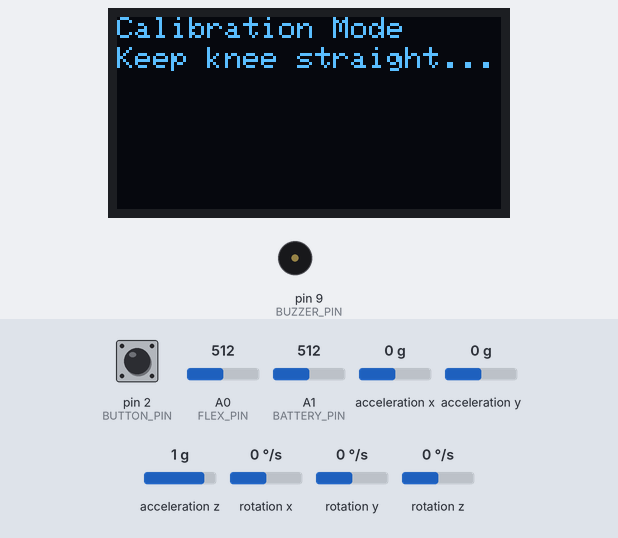
Recording of a sketch running on a simulated Arduino Uno, built with avr-gcc and run on an emulated ATmega328P. Shown: 128×64 one-colour display, buzzer (waves = sounding). The inputs (shaded band) are chosen by the test bench; at power-on: pin 2 (BUTTON_PIN) HIGH, A1 (BATTERY_PIN) = 512, acceleration x 0 g, A0 (FLEX_PIN) = 512, acceleration y 0 g, acceleration z 1 g, rotation x 0 °/s, rotation y 0 °/s, rotation z 0 °/s. Storage starts empty.

Above: at 3.3 s.
3.4 s: pin 2 (BUTTON_PIN) pulled LOW for 3 s
At 4.5 s:
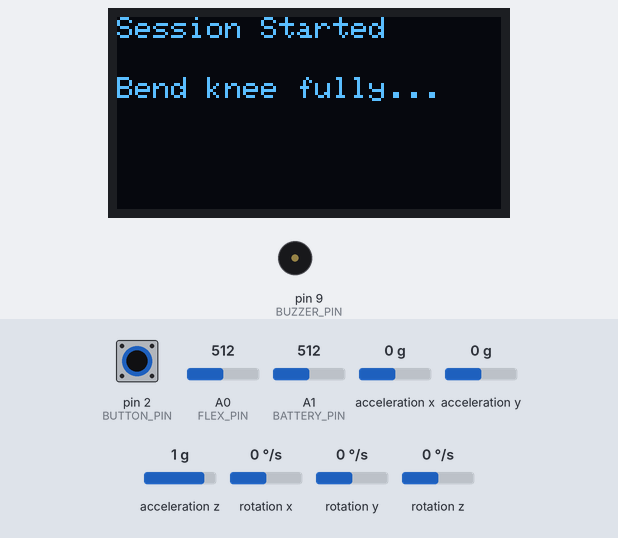
9.7 s: pin 2 (BUTTON_PIN) pulled LOW for 3 s
At 10.8 s:
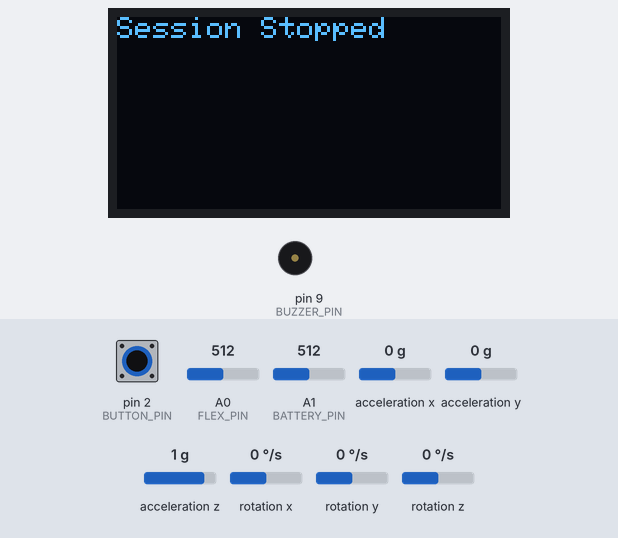
14.2 s: pin 2 (BUTTON_PIN) pulsed LOW 5 times (0.12 s each, 0.3 s apart)
At 17.5 s:
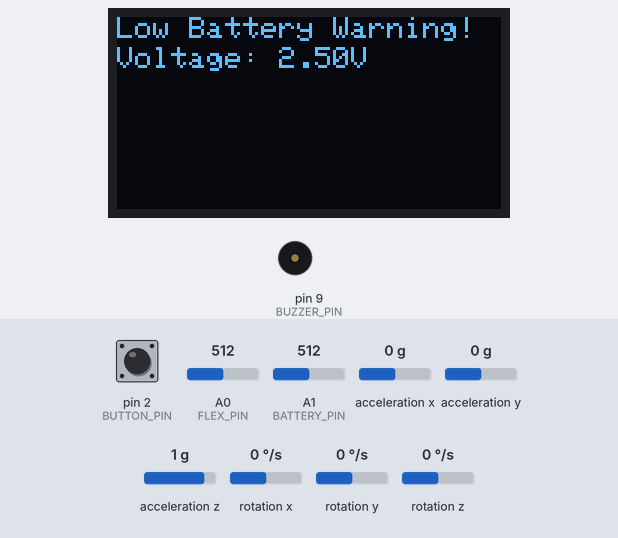
17.9 s: A1 (BATTERY_PIN) set to 705
At 18.33 s:
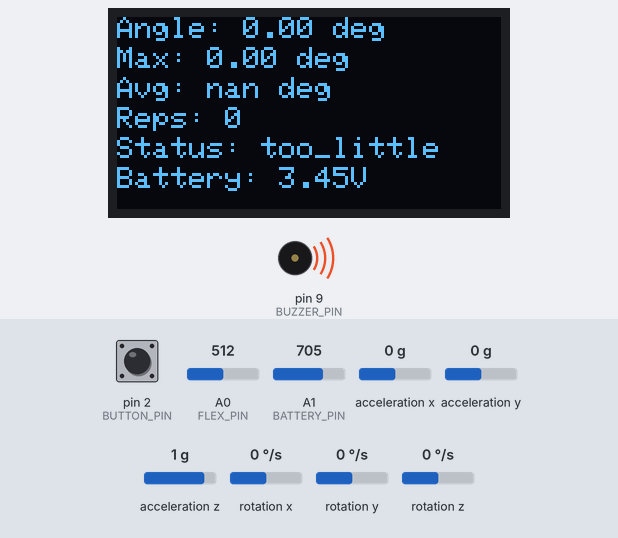
21.6 s: A1 (BATTERY_PIN) set to 730
At 22.46 s:
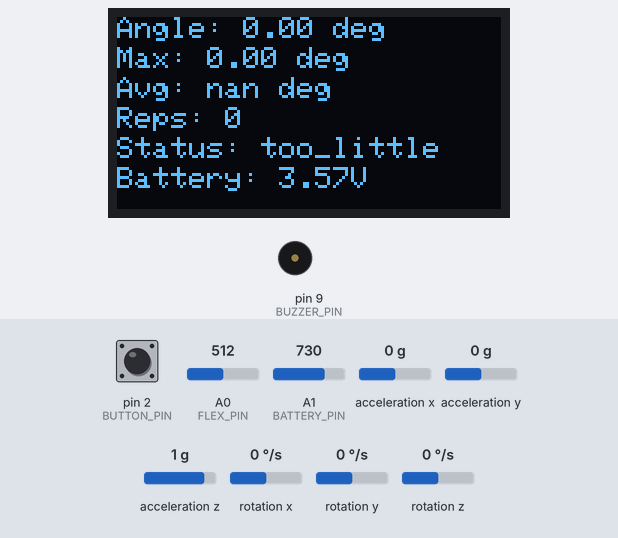
25.3 s: acceleration x set to -1.4 g
At 25.89 s:
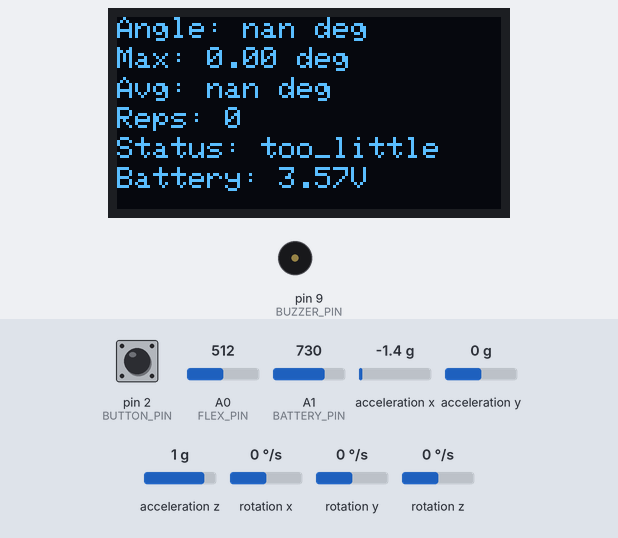
Timing chart, 0 to 30.0 s (numbered marks = the images above; inputs shaded):
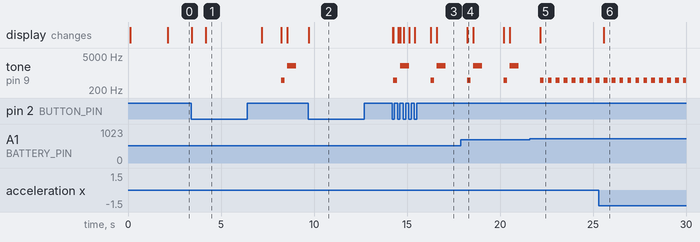

The sketch:

knee.flex_iq.ino
```cpp
#include <Wire.h>
#include <Adafruit_GFX.h>
#include <Adafruit_SSD1306.h>
#include <MPU6050.h>
#include <SPI.h>
#include <SD.h>
#include <SoftwareSerial.h>

#define FLEX_PIN A0
#define BUTTON_PIN 2
#define BUZZER_PIN 9
#define SD_CS_PIN 10
#define BT_RX 11
#define BT_TX 12
#define SCREEN_WIDTH 128
#define SCREEN_HEIGHT 64
#define OLED_RESET -1
#define BATTERY_PIN A1
#define MAX_REPS 20
#define WINDOW_SIZE 10

Adafruit_SSD1306 display(SCREEN_WIDTH, SCREEN_HEIGHT, &Wire, OLED_RESET);
MPU6050 mpu;
SoftwareSerial bluetooth(BT_RX, BT_TX);

int flexValue;
float angle;
float maxAngle = 0;
float avgAngle = 0;
int repCount = 0;
bool sessionActive = false;
File dataFile;
float flexMin = 400;
float flexMax = 600;
float angleBuffer[WINDOW_SIZE];
int bufferIndex = 0;
float batteryVoltage;
bool calibrated = false;

void initializeSensors();
void readSensors();
float calculateAngle();
void smoothData(float newAngle);
String classifyExercise(float maxAngle, float avgAngle);
void displayFeedback(String feedback);
void logData(float angle, String classification);
void sendBluetoothData(float angle, String classification);
void toggleSession();
void calibrateFlexSensor();
void resetSession();
float readBattery();
void checkBatteryLevel();
void updateRepCount(float currentAngle, float lastAngle);
void drawWelcomeScreen();
void drawCalibrationScreen();
void drawSessionScreen(float angle, String feedback);
void drawBatteryWarning();
void beepBuzzer(int frequency, int duration);
float getAverageAngle();

void setup() {
  Serial.begin(9600);
  Wire.begin();
  SPI.begin();
  bluetooth.begin(9600);

  pinMode(BUTTON_PIN, INPUT_PULLUP);
  pinMode(BUZZER_PIN, OUTPUT);
  pinMode(FLEX_PIN, INPUT);
  pinMode(BATTERY_PIN, INPUT);

  initializeSensors();
  drawWelcomeScreen();
  attachInterrupt(digitalPinToInterrupt(BUTTON_PIN), toggleSession, FALLING);

  for (int i = 0; i < WINDOW_SIZE; i++) {
    angleBuffer[i] = 0;
  }
}

void loop() {
  if (!calibrated) {
    calibrateFlexSensor();
  } else if (sessionActive) {
    float lastAngle = angle;
    readSensors();
    smoothData(angle);
    angle = getAverageAngle();
    updateRepCount(angle, lastAngle);
    if (angle > maxAngle) maxAngle = angle;
    avgAngle = (avgAngle * (repCount - 1) + angle) / repCount;
    String classification = classifyExercise(maxAngle, avgAngle);
    displayFeedback(classification);
    logData(angle, classification);
    sendBluetoothData(angle, classification);
    checkBatteryLevel();
    delay(100);
  }
}

void initializeSensors() {
  if (!display.begin(SSD1306_SWITCHCAPVCC, 0x3C)) {
    Serial.println("OLED failed");
    while (1);
  }
  display.clearDisplay();
  display.display();

  mpu.initialize();
  if (!mpu.testConnection()) {
    Serial.println("MPU6050 failed");
    while (1);
  }

  if (!SD.begin(SD_CS_PIN)) {
    Serial.println("SD failed");
    while (1);
  }
  dataFile = SD.open("rehab.txt", FILE_WRITE);
  if (!dataFile) {
    Serial.println("File failed");
    while (1);
  }
}

void readSensors() {
  flexValue = analogRead(FLEX_PIN);
  angle = map(flexValue, flexMin, flexMax, 0, 90);
  angle = constrain(angle, 0, 90);

  int16_t ax, ay, az, gx, gy, gz;
  mpu.getAcceleration(&ax, &ay, &az);
  mpu.getRotation(&gx, &gy, &gz);
  float pitch = atan2(ax, sqrt(ay * ay + az * az)) * 180 / PI;
  float roll = atan2(ay, sqrt(ax * ax + az * az)) * 180 / PI;
  angle = (angle + pitch + roll) / 3;
}

float calculateAngle() {
  int16_t ax, ay, az;
  mpu.getAcceleration(&ax, &ay, &az);
  float pitch = atan2(ax, sqrt(ay * ay + az * az)) * 180 / PI;
  return (angle + pitch) / 2;
}

void smoothData(float newAngle) {
  angleBuffer[bufferIndex] = newAngle;
  bufferIndex = (bufferIndex + 1) % WINDOW_SIZE;
}

float getAverageAngle() {
  float sum = 0;
  for (int i = 0; i < WINDOW_SIZE; i++) {
    sum += angleBuffer[i];
  }
  return sum / WINDOW_SIZE;
}

String classifyExercise(float maxAngle, float avgAngle) {
  if (maxAngle >= 50 && maxAngle <= 70 && avgAngle >= 40 && avgAngle <= 60) {
    return "correct";
  } else if (maxAngle > 70 || avgAngle > 60) {
    return "too_much";
  } else if (maxAngle < 50 || avgAngle < 40) {
    return "too_little";
  } else {
    return "unknown";
  }
}

void displayFeedback(String feedback) {
  drawSessionScreen(angle, feedback);
  if (feedback == "too_much") {
    beepBuzzer(1000, 200);
  } else if (feedback == "too_little") {
    beepBuzzer(500, 200);
  }
}

void logData(float angle, String classification) {
  if (dataFile) {
    dataFile.print(millis());
    dataFile.print(",");
    dataFile.print(angle);
    dataFile.print(",");
    dataFile.print(maxAngle);
    dataFile.print(",");
    dataFile.print(avgAngle);
    dataFile.print(",");
    dataFile.print(repCount);
    dataFile.print(",");
    dataFile.println(classification);
    dataFile.flush();
  }
}

void sendBluetoothData(float angle, String classification) {
  bluetooth.print("Time: ");
  bluetooth.print(millis());
  bluetooth.print(" | Angle: ");
  bluetooth.print(angle);
  bluetooth.print(" | Max: ");
  bluetooth.print(maxAngle);
  bluetooth.print(" | Avg: ");
  bluetooth.print(avgAngle);
  bluetooth.print(" | Reps: ");
  bluetooth.print(repCount);
  bluetooth.print(" | Status: ");
  bluetooth.println(classification);
}

void toggleSession() {
  sessionActive = !sessionActive;
  if (sessionActive) {
    resetSession();
    display.clearDisplay();
    display.setTextSize(1);
    display.setTextColor(SSD1306_WHITE);
    display.setCursor(0, 0);
    display.println("Session Started");
    display.display();
    delay(1000);
  } else {
    display.clearDisplay();
    display.setTextSize(1);
    display.setTextColor(SSD1306_WHITE);
    display.setCursor(0, 0);
    display.println("Session Stopped");
    display.display();
    delay(1000);
  }
}

void calibrateFlexSensor() {
  display.clearDisplay();
  drawCalibrationScreen();
  delay(2000);

  flexMin = analogRead(FLEX_PIN);
  display.setCursor(0, 20);
  display.println("Bend knee fully...");
  display.display();
  delay(3000);

  flexMax = analogRead(FLEX_PIN);
  calibrated = true;
  display.clearDisplay();
  display.setCursor(0, 0);
  display.println("Calibration Done");
  display.display();
  delay(1000);
}

void resetSession() {
  maxAngle = 0;
  avgAngle = 0;
  repCount = 0;
  for (int i = 0; i < WINDOW_SIZE; i++) {
    angleBuffer[i] = 0;
  }
  bufferIndex = 0;
}

float readBattery() {
  int batteryRaw = analogRead(BATTERY_PIN);
  batteryVoltage = (batteryRaw / 1023.0) * 5.0;
  return batteryVoltage;
}

void checkBatteryLevel() {
  float voltage = readBattery();
  if (voltage < 3.5) {
    drawBatteryWarning();
    beepBuzzer(2000, 500);
    delay(1000);
  }
}

void updateRepCount(float currentAngle, float lastAngle) {
  if (lastAngle < 30 && currentAngle >= 30 && repCount < MAX_REPS) {
    repCount++;
  }
}

void drawWelcomeScreen() {
  display.clearDisplay();
  display.setTextSize(2);
  display.setTextColor(SSD1306_WHITE);
  display.setCursor(10, 10);
  display.println("Knee Rehab");
  display.setTextSize(1);
  display.setCursor(10, 40);
  display.println("Press button to start");
  display.display();
  delay(2000);
}

void drawCalibrationScreen() {
  display.setTextSize(1);
  display.setTextColor(SSD1306_WHITE);
  display.setCursor(0, 0);
  display.println("Calibration Mode");
  display.setCursor(0, 10);
  display.println("Keep knee straight...");
  display.display();
}

void drawSessionScreen(float angle, String feedback) {
  display.clearDisplay();
  display.setTextSize(1);
  display.setTextColor(SSD1306_WHITE);
  display.setCursor(0, 0);
  display.print("Angle: ");
  display.print(angle);
  display.println(" deg");
  display.setCursor(0, 10);
  display.print("Max: ");
  display.print(maxAngle);
  display.println(" deg");
  display.setCursor(0, 20);
  display.print("Avg: ");
  display.print(avgAngle);
  display.println(" deg");
  display.setCursor(0, 30);
  display.print("Reps: ");
  display.println(repCount);
  display.setCursor(0, 40);
  display.print("Status: ");
  display.println(feedback);
  display.setCursor(0, 50);
  display.print("Battery: ");
  display.print(readBattery());
  display.println("V");
  display.display();
}

void drawBatteryWarning() {
  display.clearDisplay();
  display.setTextSize(1);
  display.setTextColor(SSD1306_WHITE);
  display.setCursor(0, 0);
  display.println("Low Battery Warning!");
  display.setCursor(0, 10);
  display.print("Voltage: ");
  display.print(readBattery());
  display.println("V");
  display.display();
}

void beepBuzzer(int frequency, int duration) {
  tone(BUZZER_PIN, frequency, duration);
  delay(duration);
  noTone(BUZZER_PIN);
}

void drawProgressBar(int progress, int total) {
  int barWidth = SCREEN_WIDTH - 20;
  int filledWidth = (progress * barWidth) / total;
  display.drawRect(10, 50, barWidth, 10, SSD1306_WHITE);
  display.fillRect(10, 50, filledWidth, 10, SSD1306_WHITE);
}

void updateProgress() {
  if (sessionActive) {
    drawProgressBar(repCount, MAX_REPS);
    display.display();
  }
}

void checkSensorHealth() {
  if (flexValue < 100 || flexValue > 900) {
    display.clearDisplay();
    display.setCursor(0, 0);
    display.println("Flex Sensor Error");
    display.display();
    beepBuzzer(1500, 300);
    delay(1000);
  }
}

void saveSessionSummary() {
  if (dataFile) {
    dataFile.println("--- Session Summary ---");
    dataFile.print("Max Angle: ");
    dataFile.println(maxAngle);
    dataFile.print("Avg Angle: ");
    dataFile.println(avgAngle);
    dataFile.print("Repetitions: ");
    dataFile.println(repCount);
    dataFile.println("-----------------------");
    dataFile.flush();
  }
}

void displaySummary() {
  display.clearDisplay();
  display.setTextSize(1);
  display.setTextColor(SSD1306_WHITE);
  display.setCursor(0, 0);
  display.println("Session Summary");
  display.setCursor(0, 10);
  display.print("Max: ");
  display.print(maxAngle);
  display.println(" deg");
  display.setCursor(0, 20);
  display.print("Avg: ");
  display.print(avgAngle);
  display.println(" deg");
  display.setCursor(0, 30);
  display.print("Reps: ");
  display.println(repCount);
  display.display();
  delay(3000);
}

void handleBluetoothCommands() {
  if (bluetooth.available()) {
    char command = bluetooth.read();
    if (command == 'S') {
      sessionActive = true;
      resetSession();
    } else if (command == 'E') {
      sessionActive = false;
      saveSessionSummary();
      displaySummary();
    }
  }
}

void updateDisplayBrightness() {
  int lightLevel = analogRead(A2);
  int brightness = map(lightLevel, 0, 1023, 0, 255);
  display.ssd1306_command(SSD1306_SETCONTRAST);
  display.ssd1306_command(brightness);
}

void monitorTemperature() {
  int tempRaw = analogRead(A3);
  float tempVoltage = (tempRaw / 1023.0) * 5.0;
  float temperature = (tempVoltage - 0.5) * 100;
  if (temperature > 40) {
    display.clearDisplay();
    display.setCursor(0, 0);
    display.print("Temp High: ");
    display.print(temperature);
    display.println("C");
    display.display();
    beepBuzzer(2000, 400);
    delay(1000);
  }
}

void drawAngleGraph() {
  display.clearDisplay();
  for (int i = 0; i < WINDOW_SIZE - 1; i++) {
    int x1 = i * (SCREEN_WIDTH / WINDOW_SIZE);
    int y1 = map(angleBuffer[i], 0, 90, SCREEN_HEIGHT - 1, 0);
    int x2 = (i + 1) * (SCREEN_WIDTH / WINDOW_SIZE);
    int y2 = map(angleBuffer[i + 1], 0, 90, SCREEN_HEIGHT - 1, 0);
    display.drawLine(x1, y1, x2, y2, SSD1306_WHITE);
  }
  display.display();
}

void checkButtonLongPress() {
  int buttonState = digitalRead(BUTTON_PIN);
  unsigned long pressTime = 0;
  if (buttonState == LOW) {
    pressTime = millis();
    while (digitalRead(BUTTON_PIN) == LOW) {
      if (millis() - pressTime > 2000) {
        resetSession();
        display.clearDisplay();
        display.setCursor(0, 0);
        display.println("Reset Complete");
        display.display();
        delay(1000);
        break;
      }
    }
  }
}

void updateSessionTime() {
  static unsigned long startTime = 0;
  if (sessionActive && startTime == 0) {
    startTime = millis();
  } else if (!sessionActive) {
    startTime = 0;
  }
  if (sessionActive) {
    unsigned long elapsed = (millis() - startTime) / 1000;
    display.setCursor(0, 60);
    display.print("Time: ");
    display.print(elapsed);
    display.println("s");
  }
}

void adjustBuzzerVolume() {
  int potValue = analogRead(A4);
  int volume = map(potValue, 0, 1023, 0, 255);
  analogWrite(BUZZER_PIN, volume);
}

void syncWithApp() {
  if (bluetooth.available()) {
    String data = bluetooth.readStringUntil('\n');
    if (data == "SYNC") {
      bluetooth.println("ACK");
      sendBluetoothData(angle, classifyExercise(maxAngle, avgAngle));
    }
  }
}
```

Measured:
- the behaviour switches between 716 and 717 on A1 (BATTERY_PIN) (found by bisection; images 4 and 5)
- after the input at 3.4 s, tone on pin 9 (BUZZER_PIN): silent → 500 Hz after 4.8 s, → silent 0.20 s later, → 2000 Hz 0.12 s later, → silent 0.50 s later; the display: first changes at once (image 1 shows a later state)
- after the input at 9.7 s, tone on pin 9 (BUZZER_PIN): stops changing and stays silent; the display: changes at once (image 2)
- after the input at 14.2 s, tone on pin 9 (BUZZER_PIN): plays 500 Hz for 0.20 s, 2000 Hz for 0.50 s, 500 Hz for 0.20 s, 2000 Hz for 0.50 s, starting after 0.07 s; the display: first changes at once (image 3 shows a later state)
- after the input at 17.9 s, the display: changes after 0.33 s (image 4)
- after the input at 21.6 s, the display: changes after 0.55 s (image 5)
- after the input at 25.3 s, the display: changes after 0.28 s (image 6)
